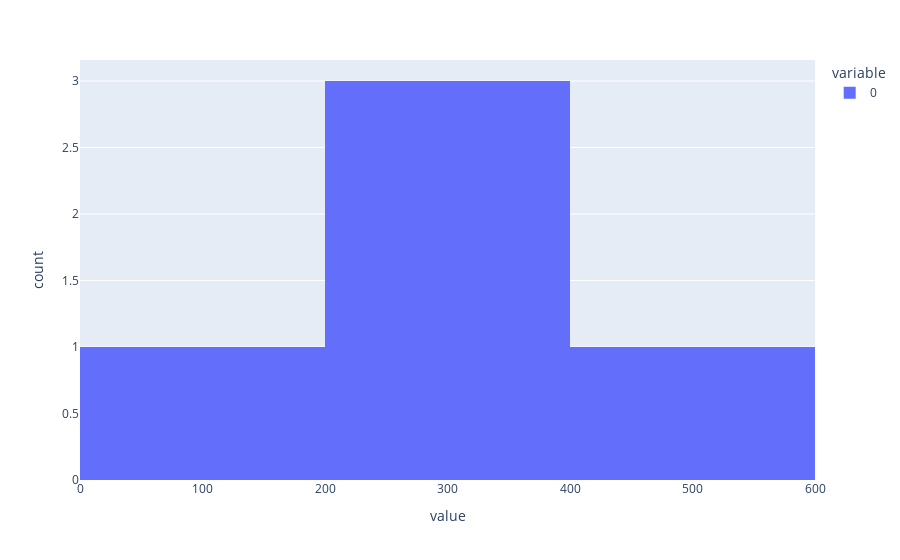

Write notebook code for a chart like this one.
### Code cell
px.histogram(TDDSF.mean(axis=1))

### Figure 1 — Plotly figure (JSON) as saved in the notebook; plotly's stock layout.template omitted (floating-point values rounded to 4 significant figures)
{"data": [{"alignmentgroup": "True", "bingroup": "x", "hovertemplate": "variable=0<br>value=%{x}<br>count=%{y}<extra></extra>", "legendgroup": "0", "marker": {"color": "#636efa"}, "name": "0", "offsetgroup": "0", "orientation": "v", "showlegend": true, "type": "histogram", "x": [492.5, 338.3, 239.3, 290.6, 81.51], "xaxis": "x", "yaxis": "y"}], "layout": {"barmode": "relative", "legend": {"title": {"text": "variable"}, "tracegroupgap": 0}, "margin": {"t": 60}, "xaxis": {"anchor": "y", "domain": [0, 1], "title": {"text": "value"}}, "yaxis": {"anchor": "x", "domain": [0, 1], "title": {"text": "count"}}}}
